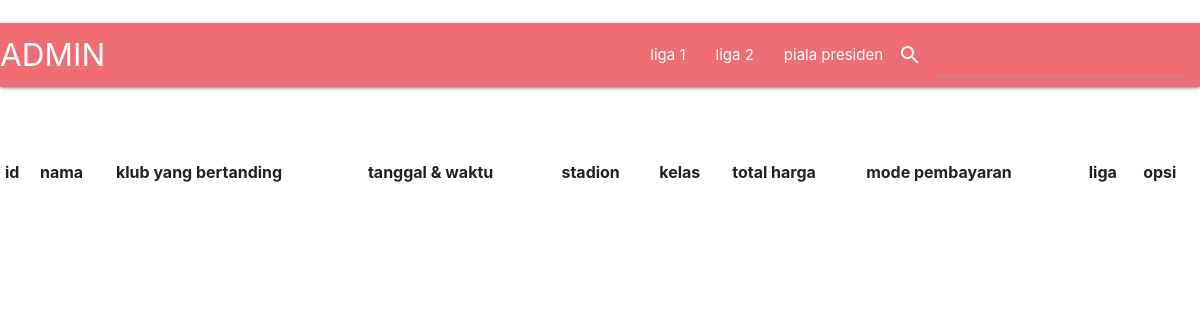
The app's page /caripre.php, older data.
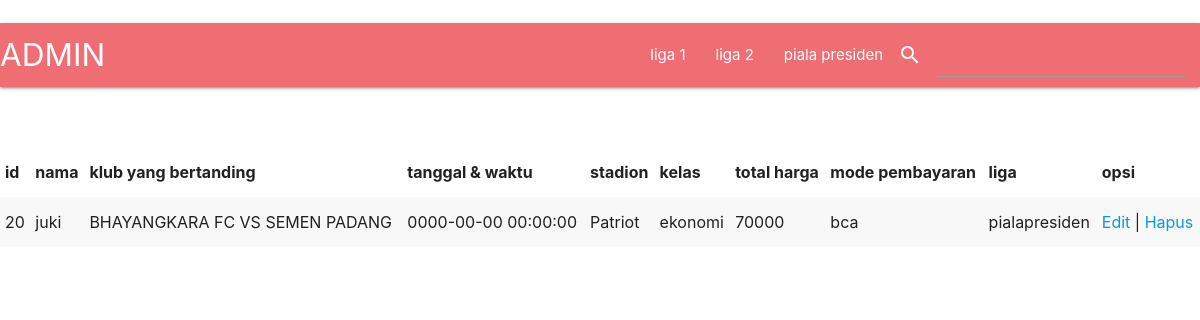
The same page, newer data.
### tables this page shows
CREATE TABLE `pemesanan` (
  `id` char(16) NOT NULL,
  `nama` varchar(100) NOT NULL,
  `klub_b` varchar(100) NOT NULL,
  `tanggal` datetime NOT NULL,
  `stadion` varchar(100) NOT NULL,
  `kelas` varchar(20) NOT NULL,
  `total` varchar(100) NOT NULL,
  `pembayaran` varchar(20) NOT NULL,
  `liga` varchar(100) NOT NULL
);

### caripre.php (the view, shortened to what this page needs)
<?php include 'koneksi.php';
$key = $_POST['cari'];
$result =mysqli_query($koneksi, "SELECT * FROM pemesanan WHERE nama LIKE '%$key%' AND liga='pialapresiden'");
?>
<!DOCTYPE html>
<html>
<link rel="stylesheet"href="https://cdnjs.cloudflare.com/ajax/libs/materialize/1.0.0/css/materialize.min.css">
<head>
</head>
<body>
<form method="post" action="caripre.php">
 <nav>
    <div class="nav-wrapper">
      <a href="halaman_admin.php" class="brand-logo">ADMIN</a>
      <ul id="nav-mobile" class="right hide-on-med-and-down">
        <li><a href="halaman_admin1.php">liga 1</a></li>&emsp;
        <li><a href="halaman_admin2.php">liga 2</a></li>
        <li><a href="halaman_admin3.php">piala presiden</a></li>
        <i class="small material-icons left" >search</i>
         <li class="input-field"><input type="text" name="cari" required>
         </li>
      </ul>
    </div>
  </nav>
</form></br></br>
    <table class="striped">
    <thead>
    <tr>
        <th>id</th>
        <th>nama</th>
        <th>klub yang bertanding</th>
        <th>tanggal & waktu</th>
        <th>stadion</th>
        <th>kelas</th>
        <th>total harga</th>
        <th>mode pembayaran</th>
        <th>liga</th>
        <th>opsi</th>
    </tr>
    </thead>
    <tbody>
 		<?php
		while($data = mysqli_fetch_array($result)) {
				echo "<tr>";
            echo "<td>".$data['id']."</td>";
            echo "<td>".$data['nama']."</td>";
            echo "<td>".$data['klub_b']."</td>";
            echo "<td>".$data['tanggal']."</td>";
            echo "<td>".$data['stadion']."</td>";
            echo "<td>".$data['kelas']."</td>";
            echo "<td>".$data['total']."</td>";
            echo "<td>".$data['pembayaran']."</td>";
            echo "<td>".$data['liga']."</td>";
            echo "<td>";
            echo "<a href='edit_admin.php?id=".$data['id']."'>Edit</a> | ";
            echo "<a href='hapus.php?id=".$data['id']."'>Hapus</a>";
            echo "</td>";
            echo "</tr>";
			}
		?>
	</table>
                    </div></div></div></div></section></body></html>

Row changes from the older to the newer data that the page shows:
added pemesanan: id "20", nama "juki", klub_b "BHAYANGKARA FC VS SEMEN PADANG", tanggal "0000-00-00 00:00:00", stadion "Patriot", kelas "ekonomi", total "70000", pembayaran "bca", liga "pialapresiden"
